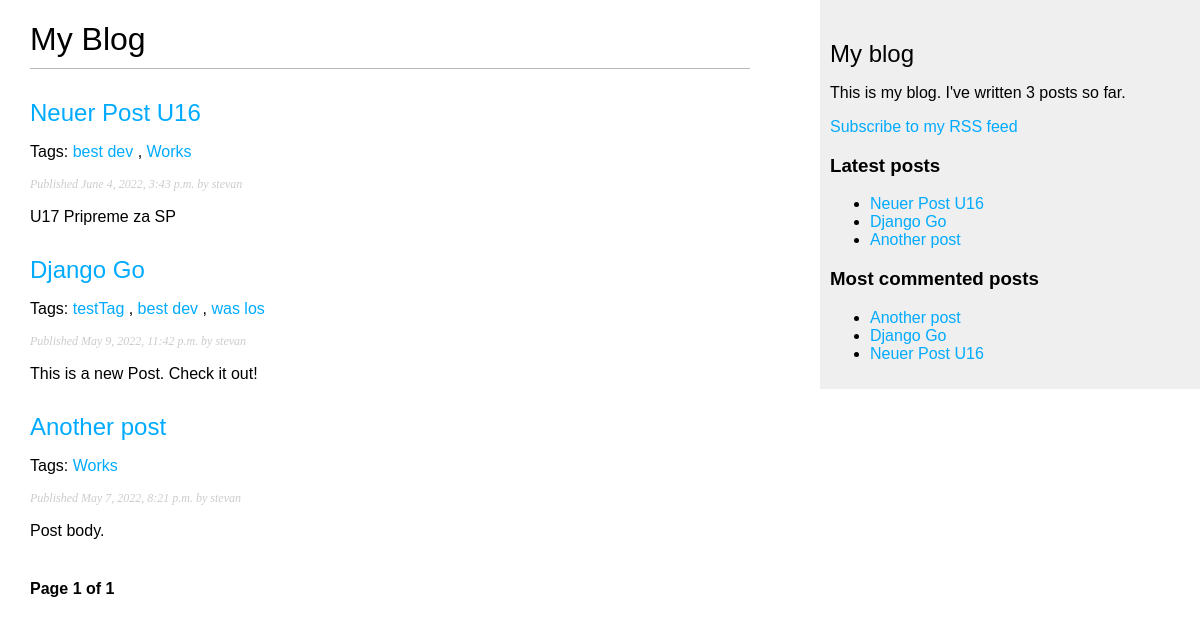
/blog/, run on an earlier commit of the app's database.
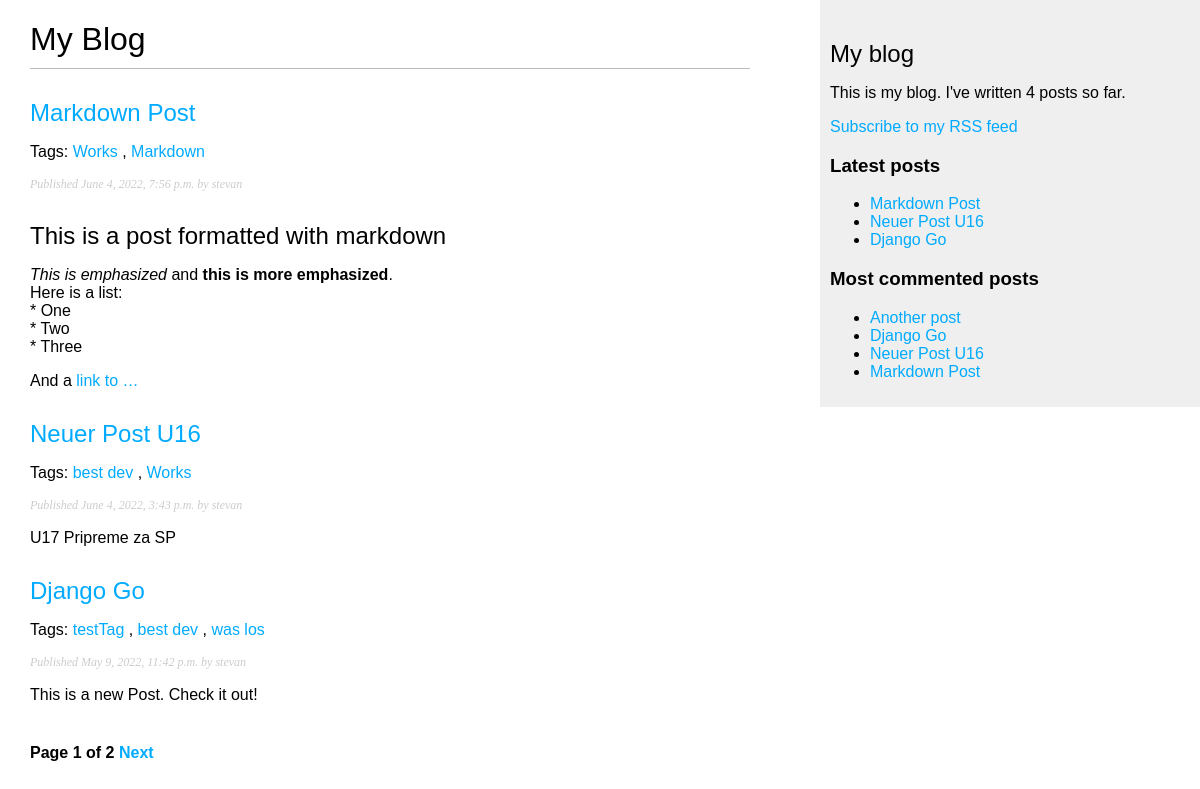
And on a later commit of the database.
### blog/models.py (models this page shows, shortened)
class Post(models.Model):
    STATUS_CHOICES = (
        ('draft', 'Draft'),
        ('published', 'Published'),
        )
    title = models.CharField(max_length=250)
    slug = models.SlugField(max_length=250, unique_for_date='publish')
    author = models.ForeignKey(User, on_delete=models.CASCADE, related_name='blog_posts')
    body = models.TextField()
    publish = models.DateTimeField(default=timezone.now)
    created = models.DateTimeField(auto_now_add=True)
    updated = models.DateTimeField(auto_now=True)
    status = models.CharField(max_length=10, choices=STATUS_CHOICES, default='draft')
    objects = models.Manager() # The default manager.
    published = PublishedManager() # Our custom manager.
    tags = TaggableManager()
    def get_absolute_url(self):
        return reverse('blog:post_detail', args=[self.publish.year, self.publish.month, self.publish.day, self.slug])
    class Meta:
        ordering = ('-publish',)

### blog/views.py (the view)
# urls.py: path('', views.post_list, name='post_list'),
def post_list(request, tag_slug=None):
    object_list = Post.published.all()
    tag = None
    if tag_slug:
        tag = get_object_or_404(Tag, slug=tag_slug)
        object_list = object_list.filter(tags__in=[tag])
    paginator = Paginator(object_list, 3) # 3 posts in each page
    page = request.GET.get('page')
    try:
        posts = paginator.page(page)
    except PageNotAnInteger:
        posts = paginator.page(1)
    except EmptyPage:
        posts = paginator.page(paginator.num_pages)
    return render(request, 'blog/post/list.html', {'page': page, 'posts': posts, 'tag': tag})

### blog/models.py (called while the page is built)
    def get_queryset(self):
        return super(PublishedManager, self).get_queryset().filter(status='published')

### blog/templatetags/blog_tags.py (called while the page is built)
@register.simple_tag
def total_posts():
    return Post.published.count()

@register.inclusion_tag('blog/post/latest_posts.html')
def show_latest_posts(count=5):
    latest_posts = Post.published.order_by('-publish')[:count]
    return {'latest_posts': latest_posts}

@register.simple_tag
def get_most_commented_posts(count=5):
    return Post.published.annotate( total_comments=Count('comments')).order_by('-total_comments')[:count]

@register.filter(name='markdown')
def markdown_format(text):
    return mark_safe(markdown.markdown(text))

### blog/templates/blog/post/list.html (shortened to what this page needs)
{% extends "blog/base.html" %}
{% load blog_tags %}
{% block content %}
    <h1>My Blog</h1>
    {% for post in posts %}
        <h2>
            <a href="{{ post.get_absolute_url }}">
                {{ post.title }}
            </a>
        </h2>
        <p class="tags">
            Tags:
            {% for tag in post.tags.all %}
                <a href="{% url "blog:post_list_by_tag" tag.slug %}">
                {{ tag.name }} </a>
                {% if not forloop.last %},
                {% endif %}
            {% endfor %}
        </p>
        <p class="date">
            Published {{ post.publish }} by {{ post.author }}
        </p>
            {{ post.body|markdown|truncatewords_html:30 }}
    {% endfor %}
    {% include "blog/pagination.html" with page=posts %}
{% endblock %}

### blog/templates/blog/base.html (shortened to what this page needs)
{% load blog_tags %}
{% load static %}
<!DOCTYPE html>
<html>
<head>
    <link href="{% static "css/blog.css" %}" rel="stylesheet">
</head>
<body>
    <div id="content">
        {% block content %}
        {% endblock %}
    </div>
    <div id="sidebar">
        <h2>My blog</h2>
        <p>This is my blog. I've written {% total_posts %} posts so far.</ p>
        <p>
            <a href="{% url "blog:post_feed" %}">Subscribe to my RSS feed</a>
        </p>
        <h3>Latest posts</h3>
        {% show_latest_posts 3 %}
        <h3>Most commented posts</h3>
        {% get_most_commented_posts as most_commented_posts %}
        <ul>
            {% for post in most_commented_posts %}
                <li>
                    <a href="{{ post.get_absolute_url }}">{{ post.title }}</a>
                </li>
            {% endfor %}
        </ul>
    </div>
</body>
</html>

### blog/templates/blog/post/latest_posts.html
<ul>
    {% for post in latest_posts %}
        <li>
            <a href="{{ post.get_absolute_url }}">{{ post.title }}</a>
        </li>
    {% endfor %}
</ul>

What changed in the data, as far as the page shows it:
no longer on one of the page's lists (row unchanged): Post: title "Another post", publish "May 7, 2022, 8:21 p.m.", author "stevan", body "Post body."
added Post: title "Markdown Post", publish "June 4, 2022, 7:56 p.m.", author "stevan", body "This is a post formatted with markdown This is emphasized and this is more emphasized . Here is a list: * One * Two * Three And a link to …", Tag (name "Works")
added Tag: name "Markdown", shown under "Markdown Post"
computed for Post "Another post": loses Tag (name "Works")
Also different on the page:
{{ page.paginator.num_pages }}: "1" → "2"
text no longer shown: "3"
text now shown: "Next 4"
